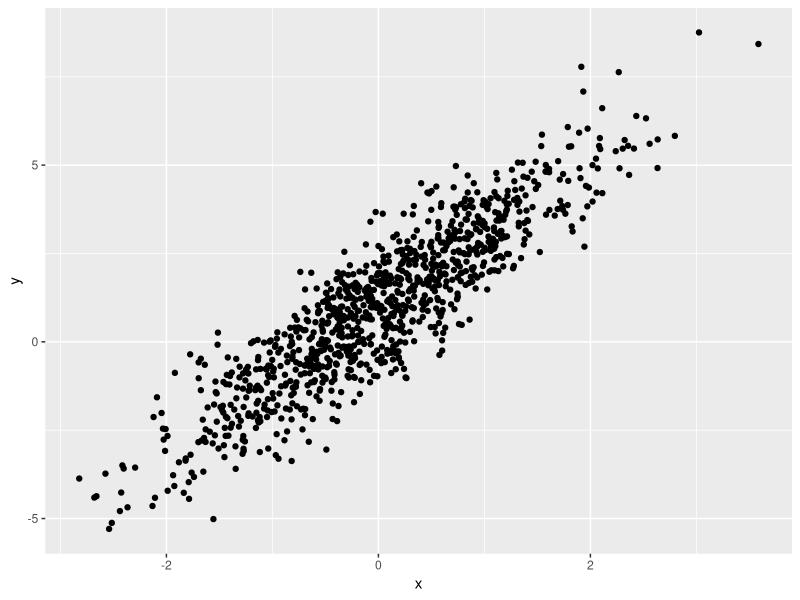
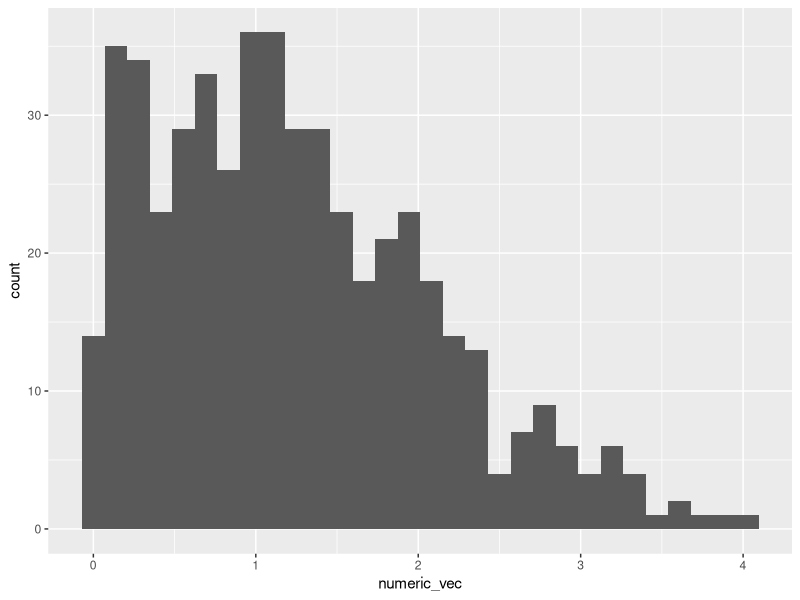

Write the R code that produced these figures, in order.
## ---- chunk 1
library(tidyverse)
## ---- chunk 2
samp = rnorm(100)
length(samp)
## ---- chunk 3
plot_df=
  tibble(
    x=rnorm(n=1000),
    y=1+2*x+rnorm(n=1000)
  )

ggplot(plot_df,aes(x=x,y=y))+geom_point()

## ---- chunk 4
my_tib = tibble(
  
my_var = rnorm(n = 500, mean = 1),

log_vec = my_var > 0,

numeric_vec = abs(my_var)
)

ggplot(my_tib,aes(x = numeric_vec)) + geom_histogram()

my_median = median(my_tib$my_var)

## ---- chunk 5
mean1 = mean(my_tib$my_var)
median1 = median(my_tib$my_var)
stdev1 = sd(my_tib$my_var)

